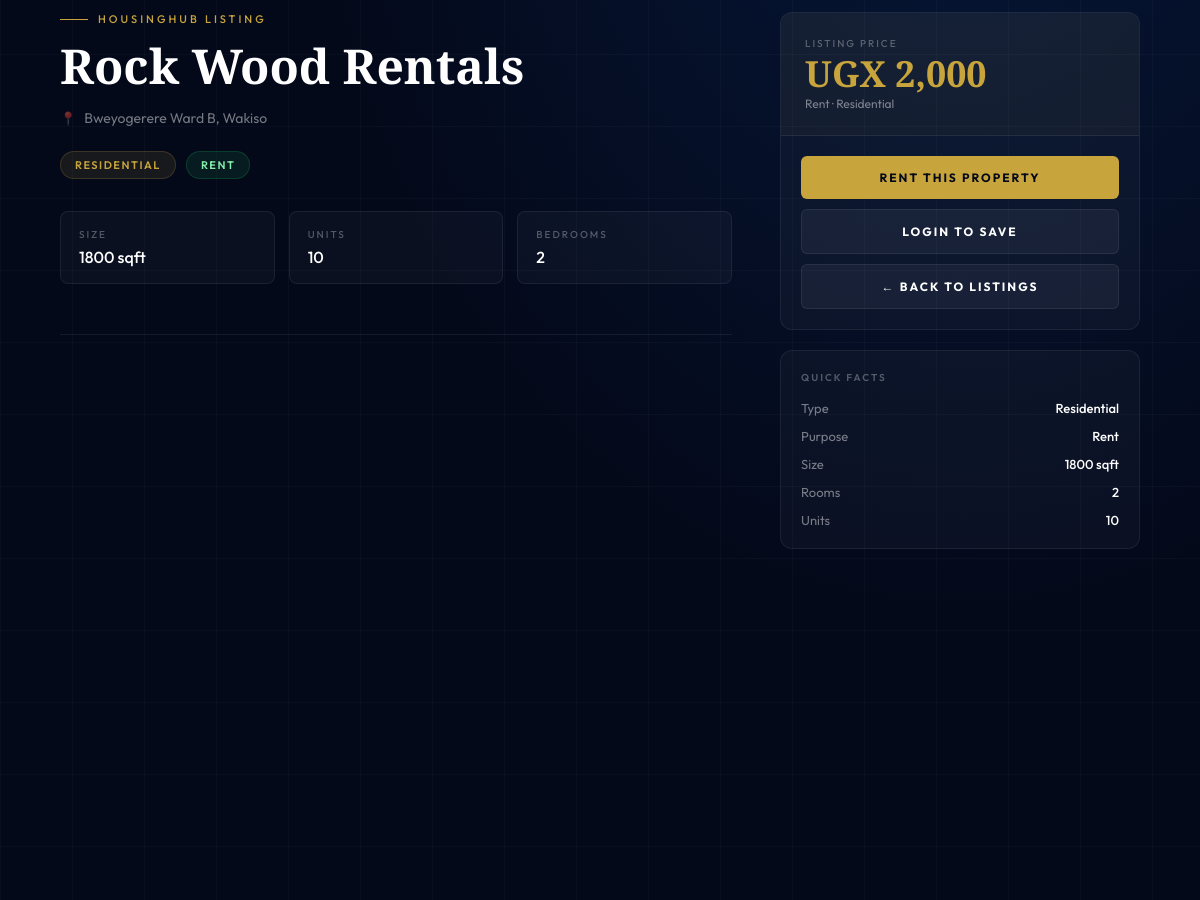
Before: /property_view.php?id=4 (middle part) with the older database file.
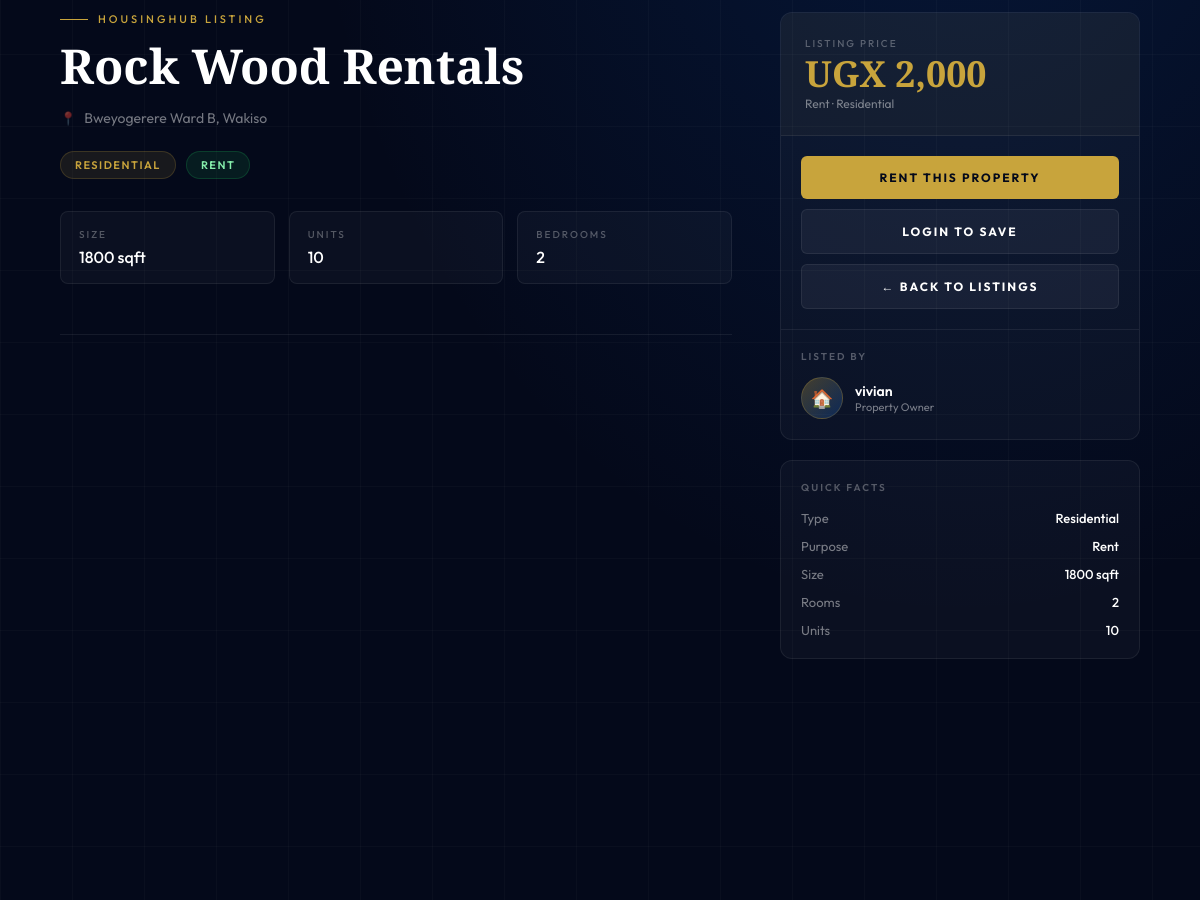
After: the same page with the newer database file.
### tables this page shows
CREATE TABLE IF NOT EXISTS `users` (
  `id` int NOT NULL AUTO_INCREMENT,
  `fullname` varchar(255) NOT NULL,
  `email` varchar(255) NOT NULL,
  `password` varchar(255) NOT NULL,
  `role` varchar(50) NOT NULL DEFAULT 'tenant',
  `created_at` timestamp NOT NULL DEFAULT CURRENT_TIMESTAMP,
  `phone` varchar(20) DEFAULT NULL,
  `whatsapp` varchar(20) DEFAULT NULL,
  `commission_rate` decimal(5,2) DEFAULT '0.00' COMMENT 'Broker commission rate in %',
  PRIMARY KEY (`id`),
  UNIQUE KEY `email` (`email`)
);

### property_view.php (the view, shortened to what this page needs)
<?php
include "db_connect.php";
$user = null;
$property_id = intval($_GET['id']);
$property = mysqli_fetch_assoc(mysqli_query($conn, "SELECT * FROM properties WHERE id = $property_id"));
$owner = mysqli_fetch_assoc(mysqli_query($conn, "SELECT * FROM users WHERE id = {$property['owner_id']}"));
$purposeClass = strtolower($property['purpose']);
?>
<!DOCTYPE html>
<html lang="en">
<head>
</head>
<body>
<div class="page-bg"></div>
<div class="page-grid"></div>
<div class="prop-layout">
  <div class="prop-main">
    <div class="prop-section z reveal">
      <div class="prop-eyebrow">HousingHub Listing</div>
      <h1 class="prop-title"><?= htmlspecialchars($property['property_name']) ?></h1>
      <div class="prop-address"><?= htmlspecialchars($property['address']) ?></div>
      <div class="prop-badges">
        <span class="badge type"><?= htmlspecialchars($property['property_type']) ?></span>
        <span class="badge <?= $purposeClass ?>"><?= strtoupper($property['purpose']) ?></span>
      </div>
      <div class="meta-grid">
        <div class="meta-item"><div class="meta-label">Size</div><div class="meta-value"><?= $property['size_sqft'] ?> sqft</div></div>
        <div class="meta-item"><div class="meta-label">Units</div><div class="meta-value"><?= $property['units'] ?? 'N/A' ?></div></div>
        <div class="meta-item"><div class="meta-label">Bedrooms</div><div class="meta-value"><?= $property['bedrooms'] ?? 'N/A' ?></div></div>
      </div>
    </div>
  </div>
  <div class="prop-sidebar z">
    <div class="sidebar-card">
      <div class="sidebar-price">
        <div class="sidebar-price-label">Listing Price</div>
        <div class="sidebar-price-value">UGX <?= number_format($property['rent_amount']) ?></div>
        <div class="sidebar-price-sub"><?= ucfirst(strtolower($property['purpose'])) ?> · <?= htmlspecialchars($property['property_type']) ?></div>
      </div>
      <div class="sidebar-actions">
        <?php if($property['purpose']==='Rent'): ?>
        <a href="payment_method.php?property_id=<?= $property['id'] ?>&action=rent" class="sidebar-btn primary">Rent This Property</a>
        <?php elseif($property['purpose']==='Buy'): ?>
        <a href="payment_method.php?property_id=<?= $property['id'] ?>&action=buy" class="sidebar-btn primary">Buy This Property</a>
        <?php elseif($property['purpose']==='Lease'): ?>
        <a href="payment_method.php?property_id=<?= $property['id'] ?>&action=lease" class="sidebar-btn primary">Lease This Property</a>
        <?php endif; ?>
        <?php if($user): ?>
        <a href="save_favorite.php?id=<?= $property['id'] ?>" class="sidebar-btn save">❤️ Save to Favourites</a>
        <?php else: ?>
        <a href="login.php" class="sidebar-btn secondary">Login to Save</a>
        <?php endif; ?>
        <a href="properties.php?browse=1" class="sidebar-btn secondary">← Back to Listings</a>
      </div>
      <?php if($owner): ?>
      <div class="sidebar-owner">
        <div class="sidebar-owner-title">Listed By</div>
        <div class="owner-info">
          <div class="owner-avatar">🏠</div>
          <div>
            <div class="owner-name"><?= htmlspecialchars($owner['fullname'] ?? 'Property Owner') ?></div>
            <div class="owner-label">Property Owner</div>
          </div>
        </div>
      </div>
      <?php endif; ?>
    </div>
    <div class="sidebar-card" style="padding:20px">
      <div style="font-size:10px;font-weight:600;letter-spacing:2px;text-transform:uppercase;color:rgba(255,255,255,.3);margin-bottom:16px">Quick Facts</div>
      <div style="display:flex;flex-direction:column;gap:12px">
        <div style="display:flex;justify-content:space-between;font-size:13px"><span style="color:var(--muted)">Type</span><span style="color:var(--white);font-weight:500"><?= htmlspecialchars($property['property_type']) ?></span></div>
        <div style="display:flex;justify-content:space-between;font-size:13px"><span style="color:var(--muted)">Purpose</span><span style="color:var(--white);font-weight:500"><?= htmlspecialchars($property['purpose']) ?></span></div>
        <div style="display:flex;justify-content:space-between;font-size:13px"><span style="color:var(--muted)">Size</span><span style="color:var(--white);font-weight:500"><?= $property['size_sqft'] ?> sqft</span></div>
        <?php if(!empty($property['bedrooms'])): ?><div style="display:flex;justify-content:space-between;font-size:13px"><span style="color:var(--muted)">Rooms</span><span style="color:var(--white);font-weight:500"><?= $property['bedrooms'] ?></span></div><?php endif; ?>
        <?php if(!empty($property['units'])): ?><div style="display:flex;justify-content:space-between;font-size:13px"><span style="color:var(--muted)">Units</span><span style="color:var(--white);font-weight:500"><?= $property['units'] ?></span></div><?php endif; ?>
      </div>
    </div>
  </div>
</div>
</body>
</html>

Changed rows visible on the page:
added users: fullname "vivian"
Other visible differences:
text now shown: "LISTED BY 🏠 Property Owner"
